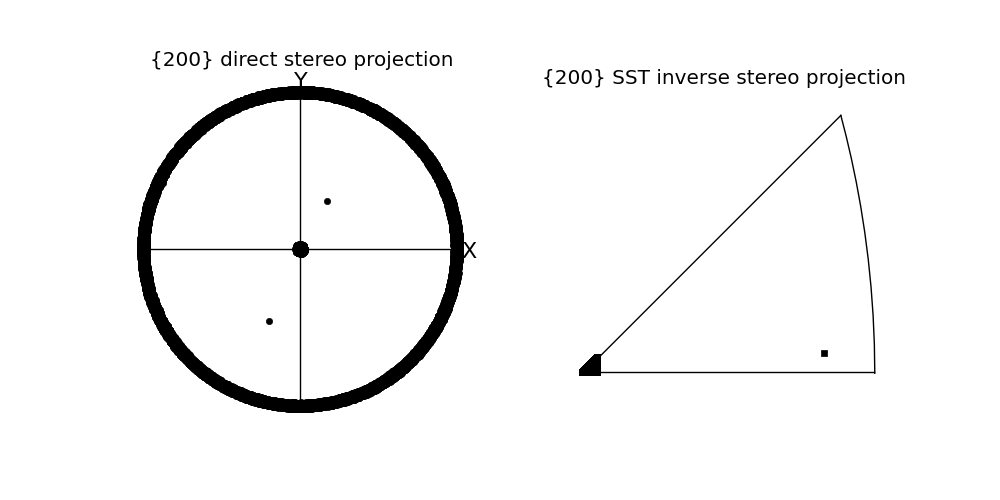

This chart was generated by the following Python code:
#!/usr/bin/env python
import os, numpy as np
from pymicro.crystal.microstructure import Microstructure, Grain, Orientation
from pymicro.crystal.texture import PoleFigure
from matplotlib import pyplot as plt, colors, cm

if __name__ == '__main__':
  '''
  200 Pole figure of a copper sample containing 10000 grains with a fibre 
  texture.
  '''
  eulers = Orientation.read_euler_txt('../data/Cu_200.dat')
  micro = Microstructure(name = 'Cu_200')
  for index in eulers:
    #if index > 1000: continue
    micro.grains.append(Grain(index, eulers[index]))

  # create pole figure (both direct and inverse)
  pf = PoleFigure(hkl='200', proj='stereo', microstructure=micro, verbose=False)
  pf.color_by_grain_id = False
  pf.mksize = 5
  pf.pflegend = False
  pf.plot_pole_figures(plot_sst=True, display=False, save_as='png')

  image_name = os.path.splitext(__file__)[0] + '.png'
  print 'writting %s' % image_name

  from matplotlib import image
  image.thumbnail(image_name, 'thumb_' + image_name, 0.2)
